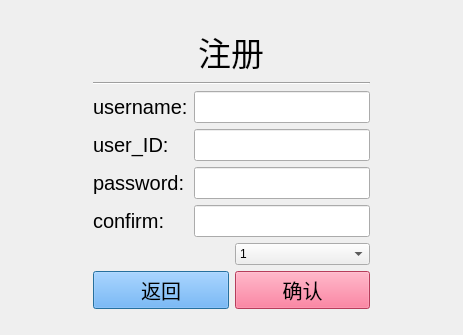
<?xml version="1.0" encoding="UTF-8"?>
<ui version="4.0">
 <class>SignUp</class>
 <widget class="QDialog" name="SignUp">
  <property name="geometry">
   <rect>
    <x>0</x>
    <y>0</y>
    <width>463</width>
    <height>335</height>
   </rect>
  </property>
  <property name="windowTitle">
   <string>Dialog</string>
  </property>
  <layout class="QGridLayout" name="gridLayout_13">
   <item row="0" column="1">
    <spacer name="verticalSpacer_2">
     <property name="orientation">
      <enum>Qt::Vertical</enum>
     </property>
     <property name="sizeHint" stdset="0">
      <size>
       <width>20</width>
       <height>11</height>
      </size>
     </property>
    </spacer>
   </item>
   <item row="1" column="0">
    <spacer name="horizontalSpacer_3">
     <property name="orientation">
      <enum>Qt::Horizontal</enum>
     </property>
     <property name="sizeHint" stdset="0">
      <size>
       <width>41</width>
       <height>20</height>
      </size>
     </property>
    </spacer>
   </item>
   <item row="1" column="2">
    <spacer name="horizontalSpacer_4">
     <property name="orientation">
      <enum>Qt::Horizontal</enum>
     </property>
     <property name="sizeHint" stdset="0">
      <size>
       <width>40</width>
       <height>20</height>
      </size>
     </property>
    </spacer>
   </item>
   <item row="2" column="1">
    <spacer name="verticalSpacer">
     <property name="orientation">
      <enum>Qt::Vertical</enum>
     </property>
     <property name="sizeHint" stdset="0">
      <size>
       <width>20</width>
       <height>12</height>
      </size>
     </property>
    </spacer>
   </item>
   <item row="1" column="1">
    <layout class="QGridLayout" name="gridLayout_12">
     <item row="2" column="0">
      <layout class="QGridLayout" name="gridLayout_9">
       <item row="1" column="0">
        <widget class="QPushButton" name="btnCancel">
         <property name="font">
          <font>
           <pointsize>15</pointsize>
          </font>
         </property>
         <property name="styleSheet">
          <string notr="true">background-color: rgb(85, 170, 255);</string>
         </property>
         <property name="text">
          <string>返回</string>
         </property>
        </widget>
       </item>
       <item row="1" column="1">
        <widget class="QPushButton" name="btnConfirm">
         <property name="font">
          <font>
           <pointsize>15</pointsize>
          </font>
         </property>
         <property name="styleSheet">
          <string notr="true">background-color: rgb(255, 85, 127);</string>
         </property>
         <property name="text">
          <string>确认</string>
         </property>
        </widget>
       </item>
       <item row="0" column="1">
        <widget class="QComboBox" name="cbLevel">
         <item>
          <property name="text">
           <string>1</string>
          </property>
         </item>
         <item>
          <property name="text">
           <string>2</string>
          </property>
         </item>
         <item>
          <property name="text">
           <string>3</string>
          </property>
         </item>
        </widget>
       </item>
      </layout>
     </item>
     <item row="0" column="0">
      <layout class="QGridLayout" name="gridLayout_11">
       <item row="0" column="0" alignment="Qt::AlignHCenter">
        <widget class="QLabel" name="label_7">
         <property name="minimumSize">
          <size>
           <width>0</width>
           <height>0</height>
          </size>
         </property>
         <property name="font">
          <font>
           <pointsize>25</pointsize>
           <weight>50</weight>
           <italic>false</italic>
           <bold>false</bold>
          </font>
         </property>
         <property name="styleSheet">
          <string notr="true">#label{font:45px;}</string>
         </property>
         <property name="text">
          <string>注册</string>
         </property>
        </widget>
       </item>
       <item row="2" column="0">
        <layout class="QGridLayout" name="gridLayout_10">
         <item row="1" column="1">
          <widget class="QLineEdit" name="le_number">
           <property name="font">
            <font>
             <pointsize>15</pointsize>
            </font>
           </property>
          </widget>
         </item>
         <item row="0" column="1">
          <widget class="QLineEdit" name="le_name">
           <property name="font">
            <font>
             <pointsize>15</pointsize>
            </font>
           </property>
          </widget>
         </item>
         <item row="1" column="0">
          <widget class="QLabel" name="label_9">
           <property name="font">
            <font>
             <pointsize>15</pointsize>
            </font>
           </property>
           <property name="text">
            <string>user_ID:</string>
           </property>
          </widget>
         </item>
         <item row="0" column="0">
          <widget class="QLabel" name="label_11">
           <property name="font">
            <font>
             <pointsize>15</pointsize>
            </font>
           </property>
           <property name="text">
            <string>username:</string>
           </property>
          </widget>
         </item>
         <item row="2" column="0">
          <widget class="QLabel" name="label_8">
           <property name="font">
            <font>
             <pointsize>15</pointsize>
            </font>
           </property>
           <property name="text">
            <string>password:</string>
           </property>
          </widget>
         </item>
         <item row="2" column="1">
          <widget class="QLineEdit" name="le_password">
           <property name="font">
            <font>
             <pointsize>15</pointsize>
            </font>
           </property>
          </widget>
         </item>
         <item row="3" column="0">
          <widget class="QLabel" name="label_10">
           <property name="font">
            <font>
             <pointsize>15</pointsize>
            </font>
           </property>
           <property name="text">
            <string>confirm:</string>
           </property>
          </widget>
         </item>
         <item row="3" column="1">
          <widget class="QLineEdit" name="le_confirm">
           <property name="font">
            <font>
             <pointsize>15</pointsize>
            </font>
           </property>
          </widget>
         </item>
        </layout>
       </item>
       <item row="1" column="0">
        <widget class="Line" name="line_3">
         <property name="orientation">
          <enum>Qt::Horizontal</enum>
         </property>
        </widget>
       </item>
      </layout>
     </item>
    </layout>
   </item>
  </layout>
 </widget>
 <resources/>
 <connections>
  <connection>
   <sender>btnCancel</sender>
   <signal>clicked()</signal>
   <receiver>SignUp</receiver>
   <slot>reject()</slot>
   <hints>
    <hint type="sourcelabel">
     <x>127</x>
     <y>202</y>
    </hint>
    <hint type="destinationlabel">
     <x>197</x>
     <y>123</y>
    </hint>
   </hints>
  </connection>
 </connections>
</ui>
